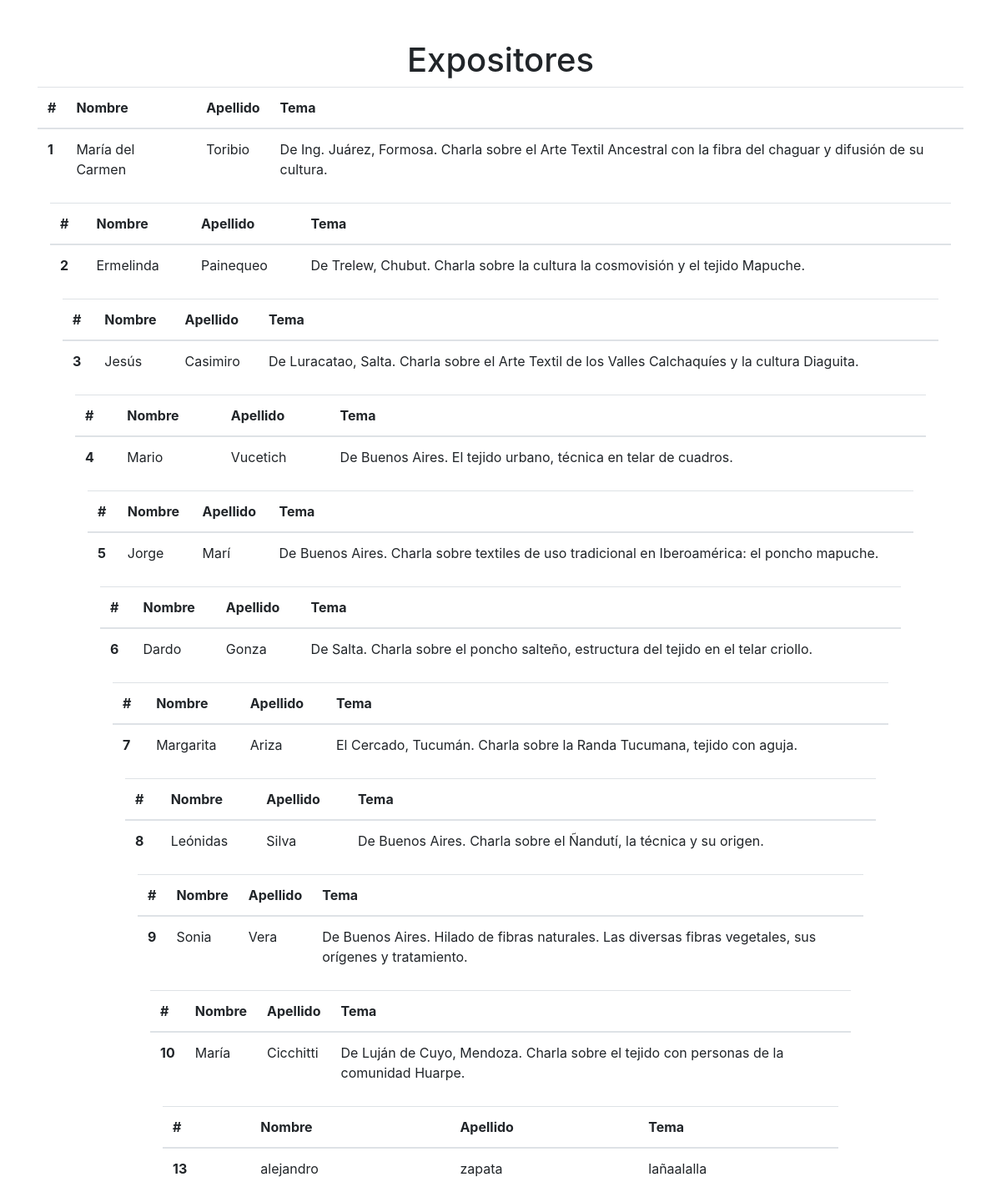
The app's page /pages/expositores.php with its own data.
### tables this page shows
CREATE TABLE `oradores` (
  `id_orador` int(10) NOT NULL,
  `nombre` varchar(30) NOT NULL,
  `apellido` varchar(30) NOT NULL,
  `mail` varchar(20) NOT NULL,
  `telefono` varchar(20) NOT NULL,
  `tema` varchar(130) NOT NULL
);

### pages/expositores.php (the view, shortened to what this page needs)
<?php
$servername = "localhost";
$username = "root";
$password = "";
$dbname = "Oradores_textiles";
$conn = new mysqli($servername, $username, $password, $dbname);
$sql = "SELECT * FROM oradores";
$result = $conn->query($sql);
?>
<!DOCTYPE html>
<html lang="en">
<head>
    <link rel="stylesheet" href="https://cdn.jsdelivr.net/npm/bootstrap@4.3.1/dist/css/bootstrap.min.css">
</head>
<body>
<br><br>
<h1 class="text-center">Expositores</h1>
<?php
if ($result->num_rows > 0) {
    while ($row = $result->fetch_assoc()) {
        ?>
        <div class="container">
    <div class="row">
        <div class="col-lg-12">
<table class="table table-border table-hover ">
  <thead>
    <tr>
      <th >#</th>
      <th >Nombre</th>
      <th >Apellido</th>
      <th >Tema</th>
    </tr>
  </thead>
  <tbody>
    <tr>
      <th ><?= $row['id_orador'] ?></th>
      <td><?= $row['nombre'] ?></td>
      <td><?= $row['apellido'] ?></td>
      <td><?= $row['tema'] ?></td>
    </tr>
  </tbody>
</table>
<?php
}
}
?>
</div>
</div>
</div>
</body>
</html>

### records on screen
oradores: id_orador "1", nombre "María del Carmen", apellido "Toribio", tema "De Ing. Juárez, Formosa. Charla sobre el Arte Textil Ancestral con la fibra del chaguar y difusión de su cultura."
oradores: id_orador "2", nombre "Ermelinda", apellido "Painequeo", tema "De Trelew, Chubut. Charla sobre la cultura la cosmovisión y el tejido Mapuche."
oradores: id_orador "3", nombre "Jesús", apellido "Casimiro", tema "De Luracatao, Salta. Charla sobre el Arte Textil de los Valles Calchaquíes y la cultura Diaguita."
oradores: id_orador "4", nombre "Mario", apellido "Vucetich", tema "De Buenos Aires. El tejido urbano, técnica en telar de cuadros."
oradores: id_orador "5", nombre "Jorge", apellido "Marí", tema "De Buenos Aires. Charla sobre textiles de uso tradicional en Iberoamérica: el poncho mapuche."
oradores: id_orador "6", nombre "Dardo", apellido "Gonza", tema "De Salta. Charla sobre el poncho salteño, estructura del tejido en el telar criollo."
oradores: id_orador "7", nombre "Margarita", apellido "Ariza", tema "El Cercado, Tucumán. Charla sobre la Randa Tucumana, tejido con aguja."
oradores: id_orador "8", nombre "Leónidas", apellido "Silva", tema "De Buenos Aires. Charla sobre el Ñandutí, la técnica y su origen."
oradores: id_orador "9", nombre "Sonia", apellido "Vera", tema "De Buenos Aires. Hilado de fibras naturales. Las diversas fibras vegetales, sus orígenes y tratamiento."
oradores: id_orador "10", nombre "María", apellido "Cicchitti", tema "De Luján de Cuyo, Mendoza. Charla sobre el tejido con personas de la comunidad Huarpe."
oradores: id_orador "13", nombre "alejandro", apellido "zapata", tema "lañaalalla"
